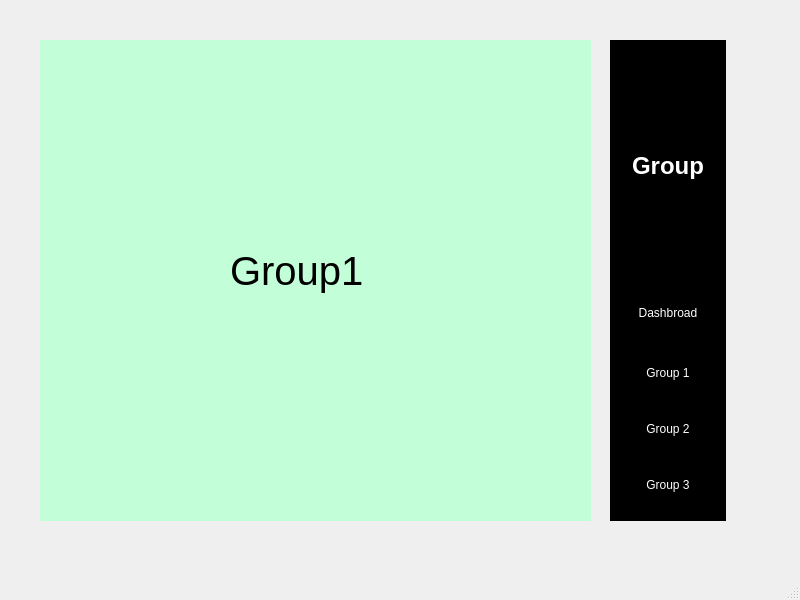
<?xml version="1.0" encoding="UTF-8"?>
<ui version="4.0">
 <class>MainWindow</class>
 <widget class="QMainWindow" name="MainWindow">
  <property name="geometry">
   <rect>
    <x>0</x>
    <y>0</y>
    <width>800</width>
    <height>600</height>
   </rect>
  </property>
  <property name="windowTitle">
   <string>MainWindow</string>
  </property>
  <widget class="QWidget" name="centralwidget">
   <widget class="QWidget" name="Groupmenu" native="true">
    <property name="geometry">
     <rect>
      <x>610</x>
      <y>40</y>
      <width>116</width>
      <height>481</height>
     </rect>
    </property>
    <property name="styleSheet">
     <string notr="true">QWidget {
background-color: rgb(0, 0, 0);
color: white;
}

QPushButton {
height: 30px;
border: none;
}
</string>
    </property>
    <layout class="QVBoxLayout" name="verticalLayout_6">
     <property name="topMargin">
      <number>10</number>
     </property>
     <item>
      <layout class="QVBoxLayout" name="verticalLayout_5">
       <item>
        <widget class="QLabel" name="label_14">
         <property name="maximumSize">
          <size>
           <width>159</width>
           <height>16777215</height>
          </size>
         </property>
         <property name="font">
          <font>
           <pointsize>18</pointsize>
           <weight>75</weight>
           <bold>true</bold>
          </font>
         </property>
         <property name="layoutDirection">
          <enum>Qt::LeftToRight</enum>
         </property>
         <property name="text">
          <string>Group</string>
         </property>
         <property name="alignment">
          <set>Qt::AlignCenter</set>
         </property>
        </widget>
       </item>
       <item>
        <widget class="QFrame" name="group">
         <property name="styleSheet">
          <string notr="true">QPushButton {
padding: 10px;
};

QPushButtonchecked {
background-color: white;
boder-radius: 3px;
}</string>
         </property>
         <property name="frameShape">
          <enum>QFrame::StyledPanel</enum>
         </property>
         <property name="frameShadow">
          <enum>QFrame::Raised</enum>
         </property>
         <layout class="QVBoxLayout" name="verticalLayout_4">
          <property name="spacing">
           <number>0</number>
          </property>
          <property name="leftMargin">
           <number>0</number>
          </property>
          <property name="topMargin">
           <number>0</number>
          </property>
          <property name="rightMargin">
           <number>0</number>
          </property>
          <property name="bottomMargin">
           <number>0</number>
          </property>
          <item>
           <widget class="QPushButton" name="dashbroad">
            <property name="styleSheet">
             <string notr="true">QPushButton {
padding: 10px;
}

QPushButton:checked {
	
	background-color: rgb(140, 0, 0);
border-radius: 3px;

}</string>
            </property>
            <property name="text">
             <string>Dashbroad</string>
            </property>
            <property name="icon">
             <iconset theme="menu">
              <normaloff>.</normaloff>.</iconset>
            </property>
            <property name="checkable">
             <bool>true</bool>
            </property>
            <property name="checked">
             <bool>false</bool>
            </property>
           </widget>
          </item>
          <item>
           <widget class="QFrame" name="group_dropdown">
            <property name="frameShape">
             <enum>QFrame::StyledPanel</enum>
            </property>
            <property name="frameShadow">
             <enum>QFrame::Raised</enum>
            </property>
            <layout class="QVBoxLayout" name="verticalLayout_3">
             <item>
              <widget class="QPushButton" name="group1">
               <property name="styleSheet">
                <string notr="true">QPushButton {
padding-left: 10px;
}

QPushButton:hover {
color: rgb(255, 255, 0);
}</string>
               </property>
               <property name="text">
                <string>Group 1</string>
               </property>
               <property name="checkable">
                <bool>true</bool>
               </property>
              </widget>
             </item>
             <item>
              <widget class="QPushButton" name="group2">
               <property name="styleSheet">
                <string notr="true">QPushButton {
padding-left: 10px;
}

QPushButton:hover {
color: rgb(255, 255, 0);
}</string>
               </property>
               <property name="text">
                <string>Group 2</string>
               </property>
               <property name="checkable">
                <bool>true</bool>
               </property>
              </widget>
             </item>
             <item>
              <widget class="QPushButton" name="group3">
               <property name="styleSheet">
                <string notr="true">QPushButton {
padding-left: 10px;
}

QPushButton:hover {
color: rgb(255, 255, 0);
}</string>
               </property>
               <property name="text">
                <string>Group 3</string>
               </property>
               <property name="checkable">
                <bool>true</bool>
               </property>
              </widget>
             </item>
            </layout>
           </widget>
          </item>
         </layout>
        </widget>
       </item>
      </layout>
     </item>
    </layout>
   </widget>
   <widget class="QWidget" name="main" native="true">
    <property name="geometry">
     <rect>
      <x>40</x>
      <y>40</y>
      <width>551</width>
      <height>481</height>
     </rect>
    </property>
    <property name="autoFillBackground">
     <bool>false</bool>
    </property>
    <property name="styleSheet">
     <string notr="true">
background-color: rgb(194, 255, 217);</string>
    </property>
    <widget class="QStackedWidget" name="stackedWidget">
     <property name="geometry">
      <rect>
       <x>10</x>
       <y>20</y>
       <width>531</width>
       <height>451</height>
      </rect>
     </property>
     <property name="currentIndex">
      <number>0</number>
     </property>
     <widget class="QWidget" name="group1_page">
      <widget class="QLabel" name="label_18">
       <property name="geometry">
        <rect>
         <x>180</x>
         <y>150</y>
         <width>221</width>
         <height>121</height>
        </rect>
       </property>
       <property name="font">
        <font>
         <pointsize>30</pointsize>
        </font>
       </property>
       <property name="text">
        <string>Group1</string>
       </property>
      </widget>
     </widget>
     <widget class="QWidget" name="group2_page">
      <widget class="QLabel" name="label_19">
       <property name="geometry">
        <rect>
         <x>160</x>
         <y>150</y>
         <width>221</width>
         <height>121</height>
        </rect>
       </property>
       <property name="font">
        <font>
         <pointsize>30</pointsize>
        </font>
       </property>
       <property name="text">
        <string>Group 2</string>
       </property>
      </widget>
     </widget>
     <widget class="QWidget" name="group3_page">
      <widget class="QLabel" name="label_20">
       <property name="geometry">
        <rect>
         <x>180</x>
         <y>150</y>
         <width>221</width>
         <height>121</height>
        </rect>
       </property>
       <property name="font">
        <font>
         <pointsize>30</pointsize>
        </font>
       </property>
       <property name="text">
        <string>Group 3</string>
       </property>
      </widget>
     </widget>
    </widget>
   </widget>
  </widget>
  <widget class="QMenuBar" name="menubar">
   <property name="geometry">
    <rect>
     <x>0</x>
     <y>0</y>
     <width>800</width>
     <height>26</height>
    </rect>
   </property>
  </widget>
  <widget class="QStatusBar" name="statusbar"/>
 </widget>
 <resources/>
 <connections>
  <connection>
   <sender>dashbroad</sender>
   <signal>toggled(bool)</signal>
   <receiver>group_dropdown</receiver>
   <slot>setHidden(bool)</slot>
   <hints>
    <hint type="sourcelabel">
     <x>200</x>
     <y>173</y>
    </hint>
    <hint type="destinationlabel">
     <x>201</x>
     <y>201</y>
    </hint>
   </hints>
  </connection>
 </connections>
</ui>
